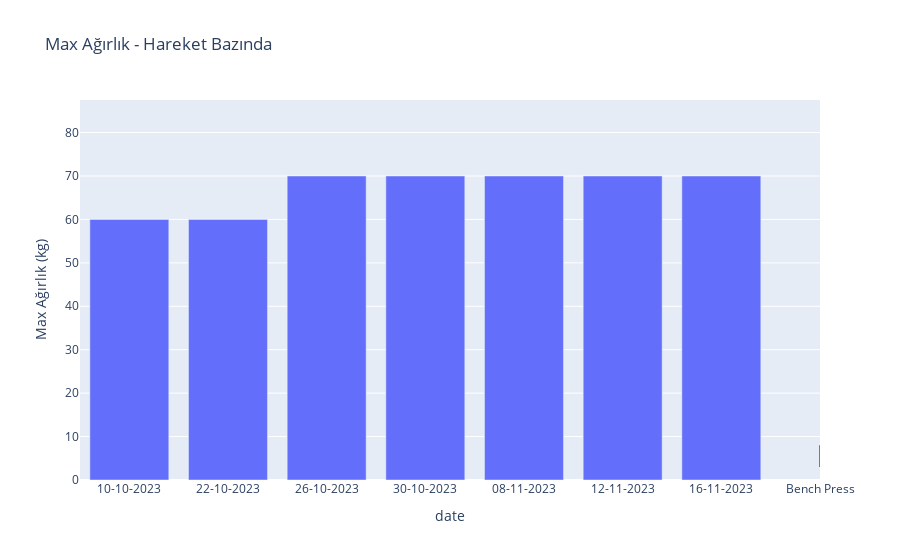

Write notebook code for a chart like this one.
### Code cell
# Bench Press verileri
fig = px.bar(
    temp,
    x='date',
    y='max_agirlik',
    title='Max Ağırlık - Hareket Bazında',
    labels={'max_agirlik': 'Max Ağırlık (kg)', 'hareketin_ismi': 'Hareket'},
    hover_data=['max_tekrar', 'score']
)

fig.add_trace(
    px.line(
        temp,
        x='hareketin_ismi',
        y='max_tekrar',
    ).data[0]
)

fig.update_layout(yaxis_range=[0,temp['max_agirlik'].max()*1.25])

fig.show()

### Figure 1 — Plotly figure (JSON) as saved in the notebook; plotly's stock layout.template omitted (floating-point values rounded to 4 significant figures)
{"data": [{"alignmentgroup": "True", "customdata": [[7, 420], [8, 480], [3, 210], [4, 280], [5, 350], [5, 350], [4, 280]], "hovertemplate": "date=%{x}<br>Max Ağırlık (kg)=%{y}<br>max_tekrar=%{customdata[0]}<br>score=%{customdata[1]}<extra></extra>", "legendgroup": "", "marker": {"color": "#636efa", "pattern": {"shape": ""}}, "name": "", "offsetgroup": "", "orientation": "v", "showlegend": false, "textposition": "auto", "type": "bar", "x": ["10-10-2023", "22-10-2023", "26-10-2023", "30-10-2023", "08-11-2023", "12-11-2023", "16-11-2023"], "xaxis": "x", "y": [60, 60, 70, 70, 70, 70, 70], "yaxis": "y"}, {"hovertemplate": "hareketin_ismi=%{x}<br>max_tekrar=%{y}<extra></extra>", "legendgroup": "", "line": {"color": "#636efa", "dash": "solid"}, "marker": {"symbol": "circle"}, "mode": "lines", "name": "", "orientation": "v", "showlegend": false, "type": "scatter", "x": ["Bench Press", "Bench Press", "Bench Press", "Bench Press", "Bench Press", "Bench Press", "Bench Press"], "xaxis": "x", "y": [7, 8, 3, 4, 5, 5, 4], "yaxis": "y"}], "layout": {"barmode": "relative", "legend": {"tracegroupgap": 0}, "title": {"text": "Max Ağırlık - Hareket Bazında"}, "xaxis": {"anchor": "y", "domain": [0, 1], "title": {"text": "date"}}, "yaxis": {"anchor": "x", "domain": [0, 1], "range": [0, 87.5], "title": {"text": "Max Ağırlık (kg)"}}}}
